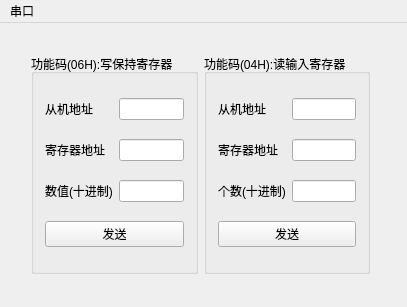
<?xml version="1.0" encoding="UTF-8"?>
<ui version="4.0">
 <class>MainWindow</class>
 <widget class="QMainWindow" name="MainWindow">
  <property name="geometry">
   <rect>
    <x>0</x>
    <y>0</y>
    <width>407</width>
    <height>307</height>
   </rect>
  </property>
  <property name="windowTitle">
   <string>MainWindow</string>
  </property>
  <property name="styleSheet">
   <string notr="true"/>
  </property>
  <widget class="QWidget" name="centralWidget">
   <widget class="QWidget" name="horizontalLayoutWidget">
    <property name="geometry">
     <rect>
      <x>20</x>
      <y>20</y>
      <width>361</width>
      <height>242</height>
     </rect>
    </property>
    <layout class="QHBoxLayout" name="hL_MainLayout">
     <item>
      <widget class="QGroupBox" name="gGB_Write">
       <property name="title">
        <string>功能码(06H):写保持寄存器</string>
       </property>
       <layout class="QGridLayout" name="gridLayout">
        <item row="1" column="1">
         <widget class="QLineEdit" name="lE_Slave_W"/>
        </item>
        <item row="3" column="1">
         <widget class="QLineEdit" name="lE_Registor_W"/>
        </item>
        <item row="3" column="0">
         <widget class="QLabel" name="l_Registor_W">
          <property name="text">
           <string>寄存器地址</string>
          </property>
         </widget>
        </item>
        <item row="4" column="0">
         <widget class="QLabel" name="l_Data_W">
          <property name="text">
           <string>数值(十进制)</string>
          </property>
         </widget>
        </item>
        <item row="1" column="0">
         <widget class="QLabel" name="l_Slave_W">
          <property name="text">
           <string>从机地址</string>
          </property>
         </widget>
        </item>
        <item row="4" column="1">
         <widget class="QLineEdit" name="lE_Data_W"/>
        </item>
        <item row="5" column="0" colspan="2">
         <widget class="QPushButton" name="pB_Send_W">
          <property name="text">
           <string>发送</string>
          </property>
         </widget>
        </item>
       </layout>
      </widget>
     </item>
     <item>
      <widget class="QGroupBox" name="gGB_Read">
       <property name="title">
        <string>功能码(04H):读输入寄存器</string>
       </property>
       <layout class="QGridLayout" name="gridLayout_2">
        <item row="1" column="1">
         <widget class="QLineEdit" name="lE_Slave_R"/>
        </item>
        <item row="2" column="0">
         <widget class="QLabel" name="l_Registor_R">
          <property name="text">
           <string>寄存器地址</string>
          </property>
         </widget>
        </item>
        <item row="1" column="0">
         <widget class="QLabel" name="l_Slave_R">
          <property name="text">
           <string>从机地址</string>
          </property>
         </widget>
        </item>
        <item row="3" column="1">
         <widget class="QLineEdit" name="lE_Data_R"/>
        </item>
        <item row="2" column="1">
         <widget class="QLineEdit" name="lE_Registor_R"/>
        </item>
        <item row="3" column="0">
         <widget class="QLabel" name="l_Data_R">
          <property name="text">
           <string>个数(十进制)</string>
          </property>
         </widget>
        </item>
        <item row="4" column="0" colspan="2">
         <widget class="QPushButton" name="pB_Send_R">
          <property name="text">
           <string>发送</string>
          </property>
         </widget>
        </item>
       </layout>
      </widget>
     </item>
    </layout>
   </widget>
  </widget>
  <widget class="QMenuBar" name="menuBar">
   <property name="geometry">
    <rect>
     <x>0</x>
     <y>0</y>
     <width>407</width>
     <height>23</height>
    </rect>
   </property>
   <widget class="QMenu" name="menu">
    <property name="title">
     <string>串口</string>
    </property>
    <addaction name="action"/>
   </widget>
   <addaction name="menu"/>
  </widget>
  <action name="actionshezhi">
   <property name="text">
    <string>shezhi</string>
   </property>
  </action>
  <action name="actionsef">
   <property name="text">
    <string>sef </string>
   </property>
  </action>
  <action name="action">
   <property name="text">
    <string>设置</string>
   </property>
  </action>
 </widget>
 <layoutdefault spacing="6" margin="11"/>
 <resources/>
 <connections/>
</ui>
